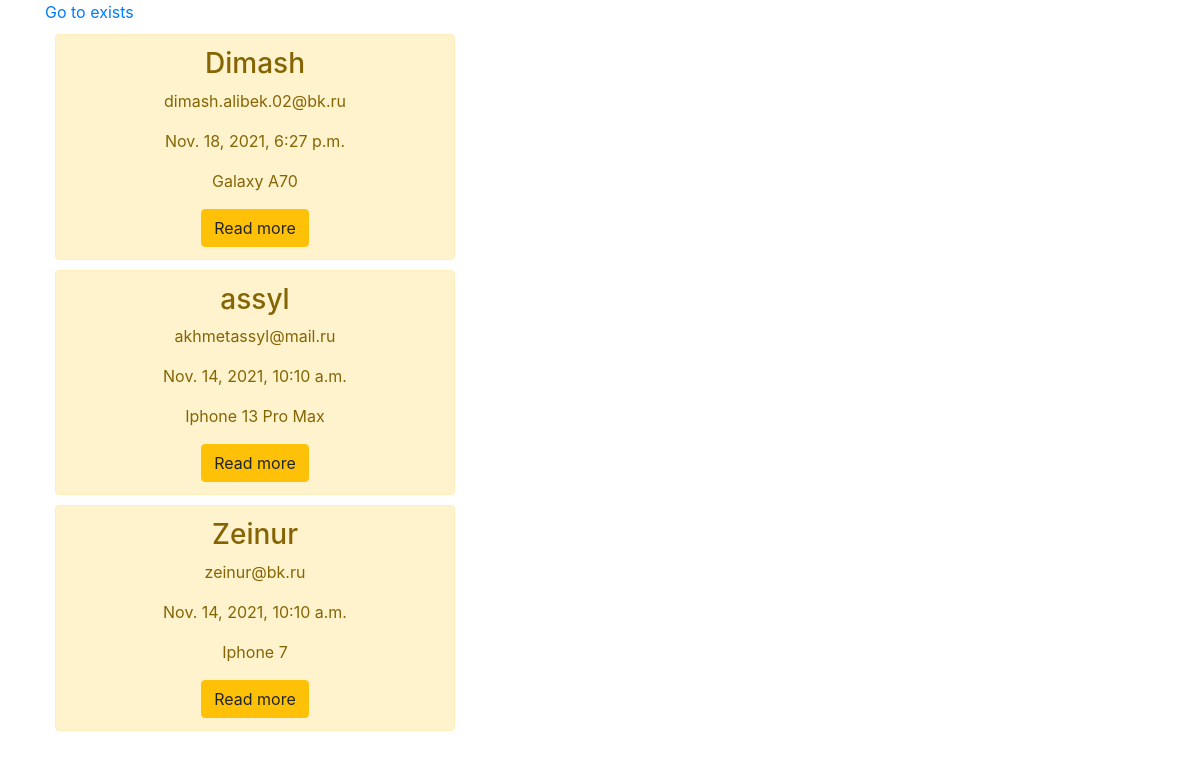
The page / on the database its author committed.
### main/models.py (models this page shows, shortened)
class Story(models.Model):
    username = models.CharField('Nickname', max_length=25)
    email = models.CharField('Email-address', max_length=50)
    product = models.CharField('Products', max_length=30)
    date = models.DateTimeField('Date')

### main/views.py (the view)
# urls.py: path('', views.story, name='story'),
def story(request):
    story = Story.objects.all()
    return render(request, 'main/story.html', {'story': story})

### main/templates/main/story.html (shortened to what this page needs)
<!doctype html>
<html lang="en">
<head>
    <link rel="stylesheet" href="https://maxcdn.bootstrapcdn.com/bootstrap/4.5.2/css/bootstrap.min.css">
</head>
<body>
<div class="container">
    <a href="{% url 'exists' %}">Go to exists</a>
    {% for el in story %}
        <div class = "alert alert-warning">
            <h3>{{ el.username }}</h3>
            <p>{{ el.email }}</p>
            <p>{{ el.date }}</p>
            <p>{{ el.product }}</p>
            <a href="{% url 'story_detail' el.id %}" class = "btn btn-warning">Read more</a>
        </div>
    {% endfor %}
</div>
</body>
</html>

### main/templates/main/story.html (style rules this page uses)
.alert-warning { margin: 10px; clear: both; width: 400px; text-align: center; }

### rows shown on the page
Story: username "Dimash", email "dimash.alibek.02@bk.ru", date "Nov. 18, 2021, 6:27 p.m.", product "Galaxy A70"
Story: username "assyl", email "akhmetassyl@mail.ru", date "Nov. 14, 2021, 10:10 a.m.", product "Iphone 13 Pro Max"
Story: username "Zeinur", email "zeinur@bk.ru", date "Nov. 14, 2021, 10:10 a.m.", product "Iphone 7"
